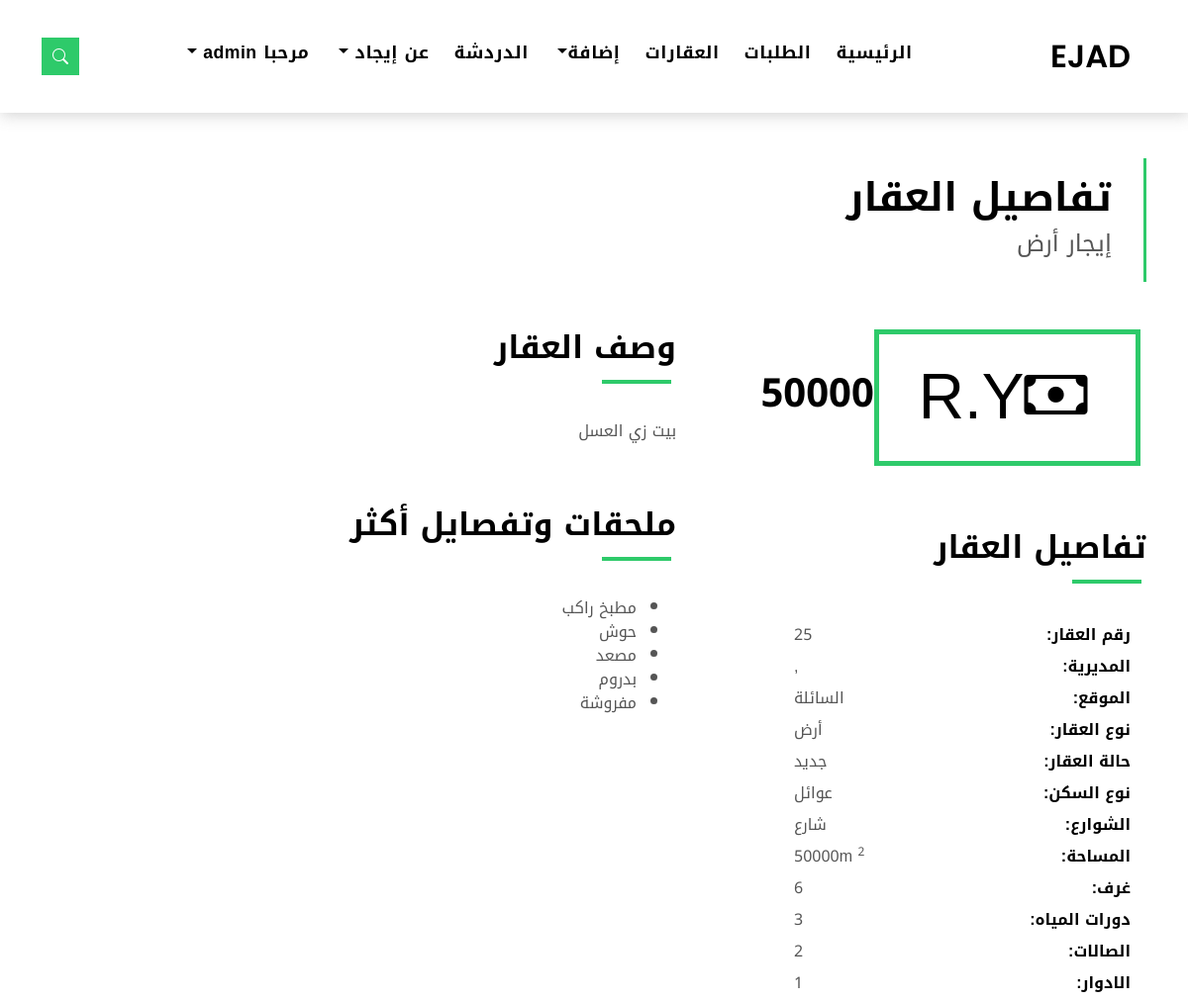
Page /property/property_single/25 (signed in, upper part) on the earlier database version.
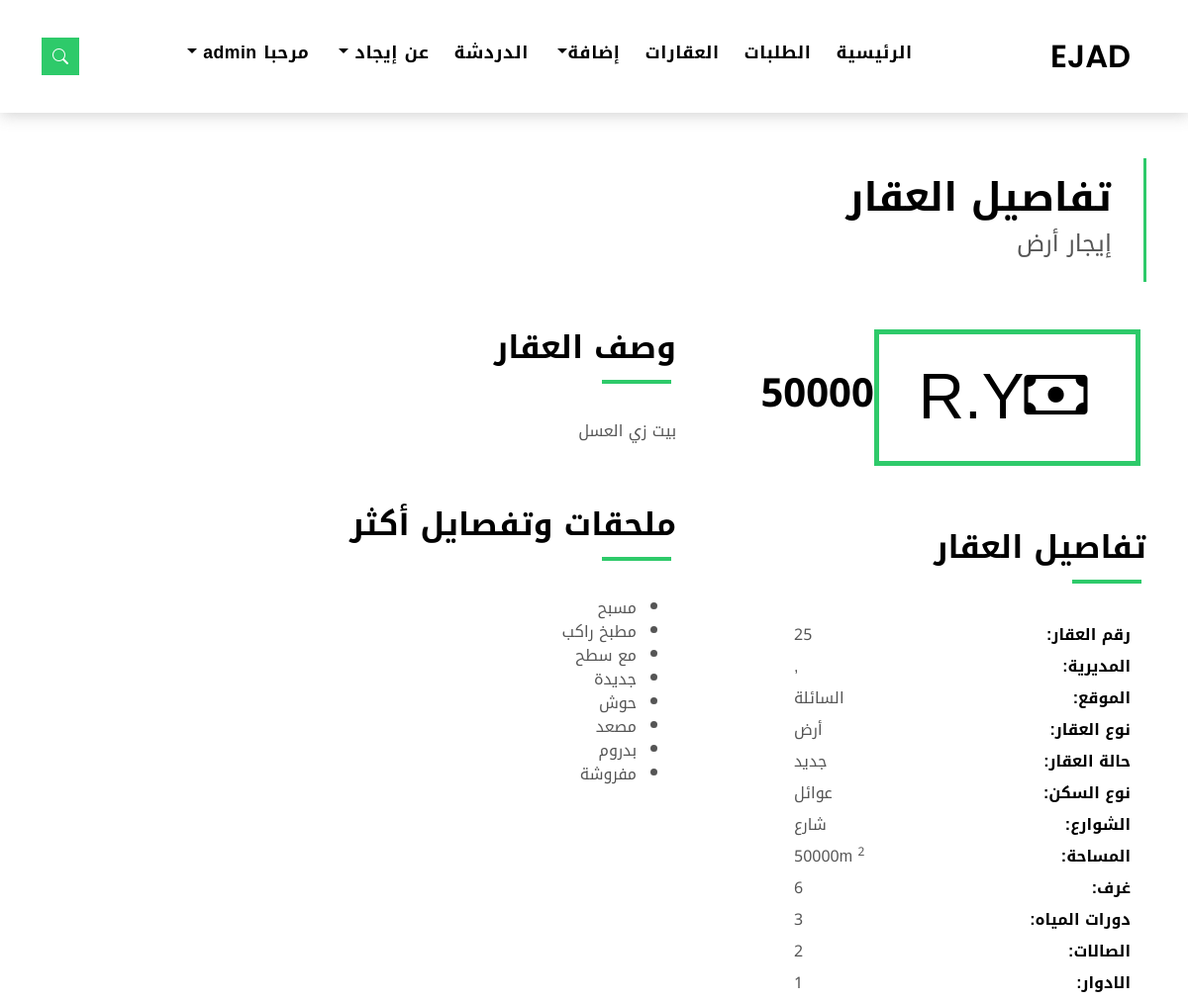
Same page on the later database version.
### property/models.py (models this page shows, shortened)
class Property(models.Model):
    area = models.ForeignKey(Area, on_delete=models.DO_NOTHING, null=True)
    agent = models.ForeignKey(Agent,
                              on_delete=models.DO_NOTHING,
                              null=True,
                              related_name='properties')
    title = models.CharField(max_length=50, null=True)
    property_type = models.CharField(max_length=100, null=True)
    location = models.CharField(max_length=100, null=True)
    img = models.ImageField(upload_to=filepath, blank=True)
    details = models.TextField(null=True)
    price = models.IntegerField(null=True)
    room_number = models.CharField(max_length=100, null=True, blank=True)
    hall_room = models.CharField(max_length=100, null=True, blank=True)
    bathrooms = models.CharField(max_length=100, null=True, blank=True)
    floor = models.CharField(max_length=100, null=True, blank=True)
    street_number = models.CharField(max_length=100, null=True)
    build_year = models.CharField(max_length=100, null=True)
    house_type = models.CharField(max_length=100, null=True, blank=True)
    space = models.IntegerField(null=True)
    pool = models.BooleanField(default=False, null=True)
    kitchen = models.BooleanField(default=False, null=True)
    roof = models.BooleanField(default=False, null=True)
    modern = models.BooleanField(default=False, null=True)
    appendix = models.BooleanField(default=False, null=True)
    elevator = models.BooleanField(default=False, null=True)
    basement = models.BooleanField(default=False, null=True)
    furnished = models.BooleanField(default=False, null=True)
    property_date = models.DateField(default=timezone.now)
    state = models.SmallIntegerField(default=0,
                                     choices=[(0, 'inactive'), (1, 'banned'),
                                              (2, 'active')])

### property/views.py (the view)
# urls.py: path('property_single/<int:property_id>',views.property_single, name='property_single'),
@login_required
def property_single(request, property_id):
    property = get_object_or_404(Property, id=property_id)
    comments = property.comments.filter(parent_comment__isnull=True)
    photos = list(Photo_Property.objects.filter(property=property)) + [property.img]
    if request.method == 'POST':
        form = CommentForm(request.POST)
        if form.is_valid():
            comment = form.save(commit=False)
            if hasattr(request.user, 'customer'):
                comment.customer = request.user.customer
            elif hasattr(request.user, 'agent'):
                comment.agent = request.user.agent
            comment.property = property
            comment.save()
            return redirect('property_single', property_id=property.id)
    else:
        form = CommentForm()
    context = {
        'comment_num': Comment.objects.filter(property_id=property_id).count(),
        'property': property,
        'comments': comments,
        'form': form,
        'photos': photos,
    }
    return render(request, 'property/property_single.html', context)

### templates/property/property_single.html (shortened to what this page needs)
{% extends 'base.html' %}
{% load static %}
{% block content %}
  <main id="main">
    <section class="intro-single">
      <div class="container">
        <div class="row">
          <div class="col-md-12 col-lg-8">
            <div class="title-single-box">
              <h1 class="title-single">تفاصيل العقار</h1>
              <h4 class="color-text-a">{{property.title}} {{property.property_type}}</h4>
            </div>
          </div>
          <div class="col-md-12 col-lg-4">
            <nav aria-label="breadcrumb" class="breadcrumb-box d-flex justify-content-lg-end">
            </nav>
          </div>
        </div>
      </div>
    </section>
    <section class="property-single nav-arrow-b">
      <div class="container">
        <div class="row">
          <div class="col-sm-12">
            <div class="row justify-content-between">
              <div class="col-md-5 col-lg-4">
                <div class="property-price d-flex justify-content-center foo">
                  <div class="card-header-c d-flex">
                    <div class="card-box-ico">
                      <span class="bi bi-cash">R.Y</span>
                    </div>
                    <div class="card-title-c align-self-center">
                      <h5 class="title-c">{{property.price}}</h5>
                    </div>
                  </div>
                </div>
                <div class="property-summary">
                  <div class="row">
                    <div class="col-sm-12">
                      <div class="title-box-d1 section-t4">
                        <h3 class="title-d1">تفاصيل العقار</h3>
                      </div>
                    </div>
                  </div>
                  <div class="summary-list">
                    <ul class="list">
                      <li class="d-flex justify-content-between">
                        <strong>رقم العقار:</strong>
                        <span>{{property.id}}</span>
                      </li>
                      <li class="d-flex justify-content-between">
                        <strong>المديرية:</strong>
                        <span>{{prop.area}} , {{prop.area.city}}</span>
                      </li>
                      <li class="d-flex justify-content-between">
                        <strong>الموقع:</strong>
                        <span>{{property.location}}</span>
                      </li>
                      <li class="d-flex justify-content-between">
                        <strong>نوع العقار:</strong>
                        <span>{{property.property_type}}</span>
                      </li>
                      <li class="d-flex justify-content-between">
                        <strong>حالة العقار:</strong>
                        <span>{{property.build_year}}</span>
                      </li>
                      <li class="d-flex justify-content-between">
                        <strong>نوع السكن:</strong>
                        <span>{{property.house_type}}</span>
                      </li>
                      <li class="d-flex justify-content-between">
                        <strong>الشوارع:</strong>
                        <span>{{property.street_number}}</span>
                      </li>
                      <li class="d-flex justify-content-between">
                        <strong>المساحة:</strong>
                        <span>{{property.space}}m
                          <sup>2</sup>
                        </span>
                      </li>
                      <li class="d-flex justify-content-between">
                        <strong>غرف:</strong>
                        <span>{{property.room_number}}</span>
                      </li>
                      <li class="d-flex justify-content-between">
                        <strong>دورات المياه:</strong>
                        <span>{{property.bathrooms}}</span>
                      </li>
                      <li class="d-flex justify-content-between">
                        <strong>الصالات:</strong>
                        <span>{{property.hall_room}}</span>
                      </li>
                      <li class="d-flex justify-content-between">
                        <strong>الادوار:</strong>
                        <span>{{property.floor}}</span>
                      </li>
                    </ul>
                  </div>
                </div>
              </div>
              <div class="col-md-7 col-lg-7 section-md-t3">
                <div class="row">
                  <div class="col-sm-12">
                    <div class="title-box-d1">
                      <h3 class="title-d1">وصف العقار </h3>
                    </div>
                  </div>
                </div>
                <div class="property-description">
                  <p class="description color-text-a">
                    {{property.details}}
                  </p>
                </div>
                <div class="row section-t3">
                  <div class="col-sm-12">
                    <div class="title-box-d1">
                      <h3 class="title-d1">ملحقات وتفصايل أكثر </h3>
                    </div>
                  </div>
                </div>
                <div class="amenities-list color-text-a">
                  <ul class="no-margin">
                    {% if property.pool == True %}
                    <li>مسبح</li>
                    {% endif %}
                    {% if property.kitchen == True %}
                    <li>مطبخ راكب</li>
                    {% endif %}
                    {% if property.roof == True %}
                    <li>مع سطح</li>
                    {% endif %}
                    {% if property.modern == True %}
                    <li>جديدة</li>
                    {% endif %}
                    {% if property.appendix == True %}
                    <li>حوش</li>
                    {% endif %}
                    {% if property.elevator == True %}
                    <li>مصعد</li>
                    {% endif %}
                    {% if property.basement == True %}
                    <li>بدروم</li>
                    {% endif %}
                    {% if property.furnished == True %}
                    <li>مفروشة</li>
                    {% endif %}
                  </ul>
                </div>
              </div>
            </div>
          </div>
          <br> <br> <br> <br> <br> <br> <br> <br> <br> <br> <br> <br> <br> <br> <br> <br> <br> <br> <br> <br> <br> <br>
          <br>
        </div>
      </div>
    </section>
  </main>
{% endblock %}

### templates/base.html (shortened to what this page needs)
{% load static %}
<!DOCTYPE html>
<html lang="en">
<head>
  <link href="{% static 'assets/vendor/animate.css/animate.min.css' %}" rel="stylesheet">
  <link href="{% static 'assets/vendor/bootstrap/css/bootstrap.min.css' %}" rel="stylesheet">
  <link href="{% static 'assets/vendor/bootstrap-icons/bootstrap-icons.css' %}" rel="stylesheet">
  <link href="{% static 'assets/vendor/swiper/swiper-bundle.min.css' %}" rel="stylesheet">
  <link href="{% static 'assets/css/style.css' %}" rel="stylesheet">
</head>
<body>
{% include 'parts/nav.html' %}
{% block content %}
{% endblock %}
</body>
</html>

### templates/parts/nav.html (shortened to what this page needs)
{% load static %}
  <nav class="navbar navbar-default navbar-trans navbar-expand-lg fixed-top">
    <div class="container">
      <a class="navbar-brand text-brand" href="{% url 'index' %}">EJAD</a>
      <div class="navbar-collapse collapse justify-content-center" id="navbarDefault">
        <ul class="navbar-nav">
          <li class="nav-item">
            <a class="nav-link {% if request.resolver_match.url_name == 'index' %}active{% endif %}" href="{% url 'index' %}">الرئيسية</a>
          </li>
          <li class="nav-item">
            <a class="nav-link {% if request.resolver_match.url_name == 'order_grid' %}active{% endif %}" href="{% url 'order_grid' %}">الطلبات</a>
          </li>
          <li class="nav-item">
            <a class="nav-link {% if request.resolver_match.url_name == 'property_grid' %}active{% endif %}" href="{% url 'property_grid' %}">العقارات</a>
          </li>
          {% if request.user.is_authenticated %}
          <li class="nav-item dropdown">
            <a class="nav-link dropdown-toggle" href="#" id="navbarDropdown" role="button" data-bs-toggle="dropdown" aria-haspopup="true" aria-expanded="false">إضافة</a>
          </li>
          {% endif %}
          <li class="nav-item">
            <a class="nav-link {% if request.resolver_match.url_name == 'chat' %}active{% endif %}" href="{% url 'chat' %}">الدردشة</a>
          </li>
          <li class="nav-item dropdown">
            <a class="nav-link dropdown-toggle {% if request.resolver_match.url_name == 'about' %}active{% endif %}" href="#" id="navbarDropdown" role="button" data-bs-toggle="dropdown" aria-haspopup="true" aria-expanded="false">
            عن إيجاد
          </a>
          </li>
            {% if request.user.is_authenticated %}
              <li class="nav-item dropdown">
                  <a class="nav-link dropdown-toggle {% if request.resolver_match.url_name == 'profile' %}active{% endif %}" href="#" id="navbarDropdown" role="button" data-bs-toggle="dropdown" aria-haspopup="true" aria-expanded="false">
                      مرحبا {{ request.user.username }}
                  </a>
              </li>
            {% else %}
                <li class="nav-item">
                  <a class="nav-link {% if request.resolver_match.url_name == 'signup' %}active{% endif %}" href="{% url 'login' %}"> تسجيل الدخول</a>
                </li>
            {% endif %}
              </ul>
              </div>
      <button type="button" class="btn btn-b-n navbar-toggle-box navbar-toggle-box-collapse" data-bs-toggle="collapse" data-bs-target="#navbarTogglerDemo01">
        <i class="bi bi-search"></i>
      </button>
    </div>
  </nav>

### web/static/assets/css/style.css (style rules this page uses)
body { font-family: "Poppins", sans-serif; font-family: "Noto Kufi Arabic", sans-serif; color: #555555; direction: rtl; }
h1, h2, h3, h4, h5, h6 { color: #000000; }
a { color: #000000; text-decoration: none; transition: all 0.5s ease; }
.text-brand { color: #000000; font-size: 2rem; font-weight: 600; font-family: "Poppins", sans-serif; }
.color-text-a { text-decoration: none; color: #555555; }
.no-margin { margin: 0; }
.section-t4 { padding-top: 4rem; }
.section-t3 { padding-top: 3rem; }
.title-box-d1 { padding-bottom: 1.8rem; margin-bottom: 1rem; position: relative; }
.title-box-d1 .title-d1 { font-weight: 600; font-size: 2rem; direction: rtl; }
.title-box-d1 .title-d1:after { content: ""; position: absolute; width: 70px; height: 4px; background-color: #2eca6a; bottom: 20px; right: 5px; }
.btn { transition: 0.5s ease; }
.btn.btn-b-n { background-color: #2eca6a; color: #ffffff; border-radius: 0; }
.navbar-toggle-box { display: inline-flex; align-items: center; justify-content: center; line-height: 0; padding: 10px; }
.navbar-toggle-box i { line-height: 0; }
.navbar-default { transition: all 0.5s ease-in-out; background-color: #ffffff; padding-top: 28px; padding-bottom: 28px; -webkit-backface-visibility: hidden; backface-visibility: hidden; box-shadow: 1px 2px 15px rgba(100, 100, 100, 0.3); }
.navbar-default.navbar-trans, .navbar-default.navbar-reduce { -webkit-backface-visibility: hidden; backface-visibility: hidden; direction: rtl; font-family: 'Noto Kufi Arabic', sans-serif; }
.navbar-default.navbar-trans .nav-item, .navbar-default.navbar-reduce .nav-item { position: relative; padding-right: 10px; padding-bottom: 8px; margin-left: 0; }
@media (min-width: 768px) { .navbar-default.navbar-trans .nav-item, .navbar-default.navbar-reduce .nav-item { margin-left: 15px; } }
.navbar-default.navbar-trans .nav-link, .navbar-default.navbar-reduce .nav-link { font-size: 1.1rem; color: #000000; font-weight: 600; letter-spacing: 0.03em; transition: all 0.1s ease-in-out; position: relative; padding-left: 0; padding-right: 0; }
.navbar-default.navbar-trans .nav-link:before, .navbar-default.navbar-reduce .nav-link:before { content: ""; position: absolute; bottom: 5px; left: 0; width: 100%; height: 2px; z-index: 0; background-color: #2eca6a; transform: scaleX(0); transform-origin: right; transition: transform 0.2s ease-out, opacity 0.2s ease-out 0.3s; }
.navbar-default.navbar-trans .nav-link:before { background-color: #2eca6a; }
.intro-single { padding: 10rem 0 3rem; direction: rtl; }
.intro-single .title-single-box { padding: 1rem 2rem 1rem 0; }
.intro-single .title-single-box { border-right: 3px solid #2eca6a; }
.intro-single .title-single-box .title-single { font-weight: 600; font-size: 2.2rem; }
@media (min-width: 768px) { .intro-single .title-single-box .title-single { font-size: 2.1rem; } }
@media (min-width: 992px) { .intro-single .title-single-box .title-single { font-size: 2.5rem; } }
.intro-single .breadcrumb-box { padding: 1rem 0 0 0.5rem; }
.property-price { margin: 0 auto; }
.property-price .card-header-c { padding: 0; }
.summary-list { padding-right: 1rem; color: #000000; }
.summary-list .list { padding: 0; line-height: 2; }
.summary-list .list span { color: #555555; }
.card-header-c { padding: 0 1rem 1rem 1rem; }
.card-box-ico { padding: 1rem 3rem 1rem 2.5rem; border: 5px solid #2eca6a; }
.card-box-ico span { font-size: 4rem; color: #000000; }
.title-c { font-size: 2.5rem; font-weight: 600; margin-left: -40px; }
@media (min-width: 768px) { .title-c { font-size: 1.8rem; } }
@media (min-width: 992px) { .title-c { font-size: 2.5rem; } }

Differences in the rows shown:
changed Property "إيجار": pool empty → True (drawn); roof empty → True (drawn); modern empty → True (drawn)
Other differences:
text now shown: "مسبح مع سطح جديدة"
